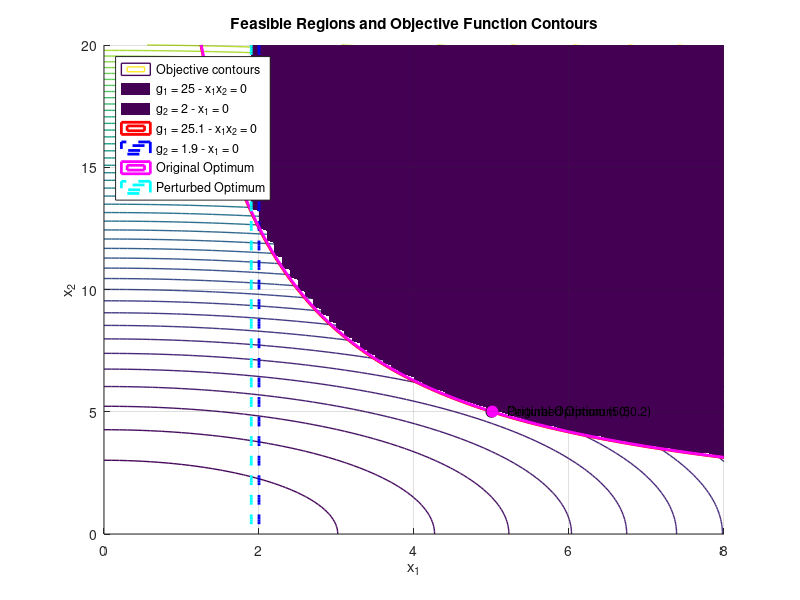

Recreate this plot in MATLAB.
clc; clear;

% Grid for contour plots
[x1, x2] = meshgrid(0:0.1:8, 0:0.1:20);
f = x1.^2 + x2.^2;

% Constraints (original and perturbed)
g1 = 25 - x1 .* x2;
g2 = 2 - x1;

g1_pert = 25.1 - x1 .* x2;
g2_pert = 1.9 - x1;

% Feasible region masks
feasible_orig = double((g1 <= 0) & (g2 <= 0));
feasible_pert = double((g1_pert <= 0) & (g2_pert <= 0));

% Plot
figure;
hold on;

% Contours of the objective function
contour(x1, x2, f, 50, 'LineWidth', 1);

% Shade feasible regions
contourf(x1, x2, feasible_orig, [1 1], 'FaceColor', [0.8 1 0.8], 'LineColor', 'none');
contourf(x1, x2, feasible_pert, [1 1], 'FaceColor', [1 0.9 0.9], 'LineColor', 'none');

% Constraints (boundaries)
contour(x1, x2, g1, [0 0], 'r', 'LineWidth', 2);         % g1 = 0
contour(x1, x2, g2, [0 0], 'b--', 'LineWidth', 2);       % g2 = 0
contour(x1, x2, g1_pert, [0 0], 'm', 'LineWidth', 2);    % g1 pert = 0
contour(x1, x2, g2_pert, [0 0], 'c--', 'LineWidth', 2);  % g2 pert = 0

% Optimal points
plot(5, 5, 'ko', 'MarkerSize', 8, 'MarkerFaceColor', 'k'); 
text(5.2, 5, 'Original Optimum (50)', 'FontSize', 9);

x_opt = sqrt(25.1);
plot(x_opt, x_opt, 'mo', 'MarkerSize', 8, 'MarkerFaceColor', 'm'); 
text(x_opt + 0.2, x_opt, sprintf('Perturbed Optimum (%.1f)', 2*x_opt^2), 'FontSize', 9);

% Labels and legend
xlabel('x_1'); ylabel('x_2');
title('Feasible Regions and Objective Function Contours');

legend({'Objective contours', ...
        'g_1 = 25 - x_1x_2 = 0', ...
        'g_2 = 2 - x_1 = 0', ...
        'g_1 = 25.1 - x_1x_2 = 0', ...
        'g_2 = 1.9 - x_1 = 0', ...
        'Original Optimum', ...
        'Perturbed Optimum'}, ...
        'Location', 'northwest');

grid on;
axis([0 8 0 20]);
